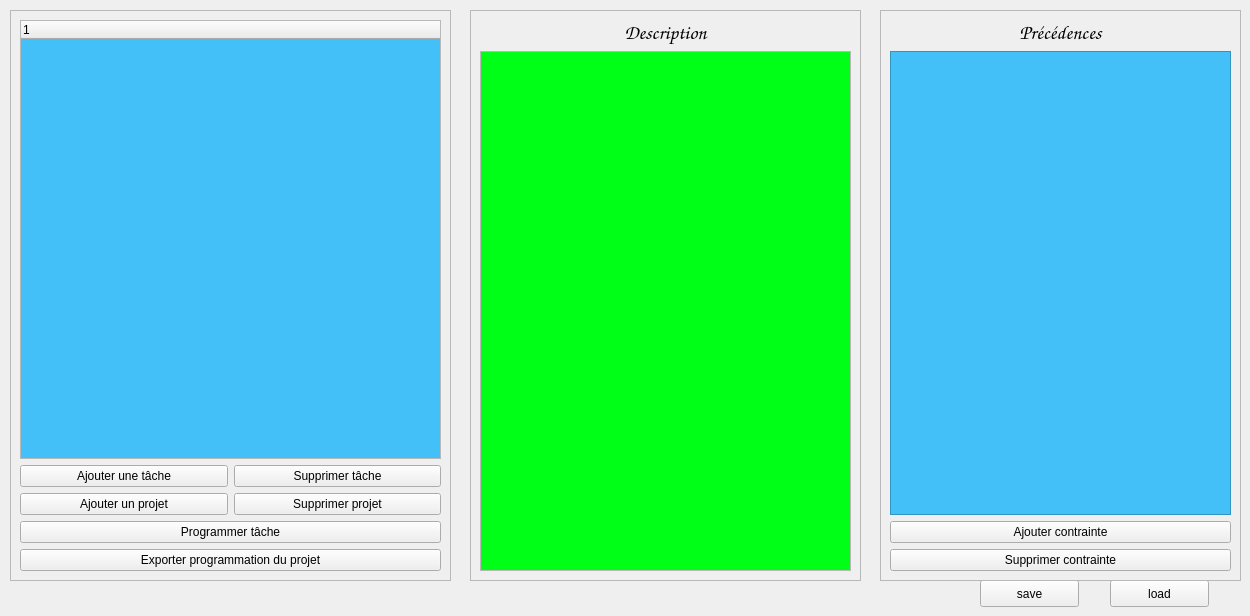
    <widget class="QWidget" name="tab_projets">
     <attribute name="title">
      <string>Projets</string>
     </attribute>
     <widget class="QPushButton" name="Bouton_load">
      <property name="geometry">
       <rect>
        <x>1110</x>
        <y>580</y>
        <width>99</width>
        <height>27</height>
       </rect>
      </property>
      <property name="text">
       <string>load</string>
      </property>
     </widget>
     <widget class="QPushButton" name="Bouton_save">
      <property name="geometry">
       <rect>
        <x>980</x>
        <y>580</y>
        <width>99</width>
        <height>27</height>
       </rect>
      </property>
      <property name="text">
       <string>save</string>
      </property>
     </widget>
     <widget class="QFrame" name="frame_2">
      <property name="geometry">
       <rect>
        <x>470</x>
        <y>10</y>
        <width>391</width>
        <height>571</height>
       </rect>
      </property>
      <property name="frameShape">
       <enum>QFrame::StyledPanel</enum>
      </property>
      <property name="frameShadow">
       <enum>QFrame::Raised</enum>
      </property>
      <widget class="QWidget" name="verticalLayoutWidget_2">
       <property name="geometry">
        <rect>
         <x>10</x>
         <y>10</y>
         <width>371</width>
         <height>551</height>
        </rect>
       </property>
       <layout class="QVBoxLayout" name="verticalLayout_2">
        <item>
         <widget class="QLabel" name="label">
          <property name="font">
           <font>
            <family>Comic Sans MS</family>
            <pointsize>15</pointsize>
            <weight>50</weight>
            <bold>false</bold>
           </font>
          </property>
          <property name="text">
           <string>Description</string>
          </property>
          <property name="alignment">
           <set>Qt::AlignCenter</set>
          </property>
         </widget>
        </item>
        <item>
         <widget class="QTextBrowser" name="descripteur">
          <property name="palette">
           <palette>
            <active>
             <colorrole role="Base">
              <brush brushstyle="SolidPattern">
               <color alpha="255">
                <red>0</red>
                <green>255</green>
                <blue>23</blue>
               </color>
              </brush>
             </colorrole>
            </active>
            <inactive>
             <colorrole role="Base">
              <brush brushstyle="SolidPattern">
               <color alpha="255">
                <red>0</red>
                <green>255</green>
                <blue>23</blue>
               </color>
              </brush>
             </colorrole>
            </inactive>
            <disabled>
             <colorrole role="Base">
              <brush brushstyle="SolidPattern">
               <color alpha="255">
                <red>255</red>
                <green>255</green>
                <blue>255</blue>
               </color>
              </brush>
             </colorrole>
            </disabled>
           </palette>
          </property>
          <property name="font">
           <font>
            <family>Comic Sans MS</family>
           </font>
          </property>
          <property name="autoFillBackground">
           <bool>false</bool>
          </property>
          <property name="html">
           <string>&lt;!DOCTYPE HTML PUBLIC &quot;-//W3C//DTD HTML 4.0//EN&quot; &quot;http://www.w3.org/TR/REC-html40/strict.dtd&quot;&gt;
&lt;html&gt;&lt;head&gt;&lt;meta name=&quot;qrichtext&quot; content=&quot;1&quot; /&gt;&lt;style type=&quot;text/css&quot;&gt;
p, li { white-space: pre-wrap; }
&lt;/style&gt;&lt;/head&gt;&lt;body style=&quot; font-family:'Comic Sans MS'; font-size:11pt; font-weight:400; font-style:normal;&quot;&gt;
&lt;p style=&quot;-qt-paragraph-type:empty; margin-top:0px; margin-bottom:0px; margin-left:0px; margin-right:0px; -qt-block-indent:0; text-indent:0px;&quot;&gt;&lt;br /&gt;&lt;/p&gt;&lt;/body&gt;&lt;/html&gt;</string>
          </property>
         </widget>
        </item>
       </layout>
      </widget>
     </widget>
     <widget class="QFrame" name="frame_3">
      <property name="geometry">
       <rect>
        <x>880</x>
        <y>10</y>
        <width>361</width>
        <height>571</height>
       </rect>
      </property>
      <property name="frameShape">
       <enum>QFrame::StyledPanel</enum>
      </property>
      <property name="frameShadow">
       <enum>QFrame::Raised</enum>
      </property>
      <widget class="QWidget" name="verticalLayoutWidget_3">
       <property name="geometry">
        <rect>
         <x>10</x>
         <y>10</y>
         <width>341</width>
         <height>551</height>
        </rect>
       </property>
       <layout class="QVBoxLayout" name="verticalLayout_10">
        <item>
         <widget class="QLabel" name="label_9">
          <property name="font">
           <font>
            <family>Comic Sans MS</family>
            <pointsize>15</pointsize>
           </font>
          </property>
          <property name="text">
           <string>Précédences</string>
          </property>
          <property name="alignment">
           <set>Qt::AlignCenter</set>
          </property>
         </widget>
        </item>
        <item>
         <widget class="QListWidget" name="listWidget_precedence">
          <property name="palette">
           <palette>
            <active>
             <colorrole role="WindowText">
              <brush brushstyle="SolidPattern">
               <color alpha="255">
                <red>0</red>
                <green>0</green>
                <blue>0</blue>
               </color>
              </brush>
             </colorrole>
             <colorrole role="Button">
              <brush brushstyle="SolidPattern">
               <color alpha="255">
                <red>66</red>
                <green>193</green>
                <blue>248</blue>
               </color>
              </brush>
             </colorrole>
             <colorrole role="Light">
              <brush brushstyle="SolidPattern">
               <color alpha="255">
                <red>185</red>
                <green>234</green>
                <blue>255</blue>
               </color>
              </brush>
             </colorrole>
             <colorrole role="Midlight">
              <brush brushstyle="SolidPattern">
               <color alpha="255">
                <red>125</red>
                <green>213</green>
                <blue>251</blue>
               </color>
              </brush>
             </colorrole>
             <colorrole role="Dark">
              <brush brushstyle="SolidPattern">
               <color alpha="255">
                <red>33</red>
                <green>96</green>
                <blue>124</blue>
               </color>
              </brush>
             </colorrole>
             <colorrole role="Mid">
              <brush brushstyle="SolidPattern">
               <color alpha="255">
                <red>44</red>
                <green>129</green>
                <blue>165</blue>
               </color>
              </brush>
             </colorrole>
             <colorrole role="Text">
              <brush brushstyle="SolidPattern">
               <color alpha="255">
                <red>0</red>
                <green>0</green>
                <blue>0</blue>
               </color>
              </brush>
             </colorrole>
             <colorrole role="BrightText">
              <brush brushstyle="SolidPattern">
               <color alpha="255">
                <red>255</red>
                <green>255</green>
                <blue>255</blue>
               </color>
              </brush>
             </colorrole>
             <colorrole role="ButtonText">
              <brush brushstyle="SolidPattern">
               <color alpha="255">
                <red>0</red>
                <green>0</green>
                <blue>0</blue>
               </color>
              </brush>
             </colorrole>
             <colorrole role="Base">
              <brush brushstyle="SolidPattern">
               <color alpha="255">
                <red>66</red>
                <green>192</green>
                <blue>247</blue>
               </color>
              </brush>
             </colorrole>
             <colorrole role="Window">
              <brush brushstyle="SolidPattern">
               <color alpha="255">
                <red>66</red>
                <green>193</green>
                <blue>248</blue>
               </color>
              </brush>
             </colorrole>
             <colorrole role="Shadow">
              <brush brushstyle="SolidPattern">
               <color alpha="255">
                <red>0</red>
                <green>0</green>
                <blue>0</blue>
               </color>
              </brush>
             </colorrole>
             <colorrole role="AlternateBase">
              <brush brushstyle="SolidPattern">
               <color alpha="255">
                <red>160</red>
                <green>224</green>
                <blue>251</blue>
               </color>
              </brush>
             </colorrole>
             <colorrole role="ToolTipBase">
              <brush brushstyle="SolidPattern">
               <color alpha="255">
                <red>255</red>
                <green>255</green>
                <blue>220</blue>
               </color>
              </brush>
             </colorrole>
             <colorrole role="ToolTipText">
              <brush brushstyle="SolidPattern">
               <color alpha="255">
                <red>0</red>
                <green>0</green>
                <blue>0</blue>
               </color>
              </brush>
             </colorrole>
            </active>
            <inactive>
             <colorrole role="WindowText">
              <brush brushstyle="SolidPattern">
               <color alpha="255">
                <red>0</red>
                <green>0</green>
                <blue>0</blue>
               </color>
              </brush>
             </colorrole>
             <colorrole role="Button">
              <brush brushstyle="SolidPattern">
               <color alpha="255">
                <red>66</red>
                <green>193</green>
                <blue>248</blue>
               </color>
              </brush>
             </colorrole>
             <colorrole role="Light">
              <brush brushstyle="SolidPattern">
               <color alpha="255">
                <red>185</red>
                <green>234</green>
                <blue>255</blue>
               </color>
              </brush>
             </colorrole>
             <colorrole role="Midlight">
              <brush brushstyle="SolidPattern">
               <color alpha="255">
                <red>125</red>
                <green>213</green>
                <blue>251</blue>
               </color>
              </brush>
             </colorrole>
             <colorrole role="Dark">
              <brush brushstyle="SolidPattern">
               <color alpha="255">
                <red>33</red>
                <green>96</green>
                <blue>124</blue>
               </color>
              </brush>
             </colorrole>
             <colorrole role="Mid">
              <brush brushstyle="SolidPattern">
               <color alpha="255">
                <red>44</red>
                <green>129</green>
                <blue>165</blue>
               </color>
              </brush>
             </colorrole>
             <colorrole role="Text">
              <brush brushstyle="SolidPattern">
               <color alpha="255">
                <red>0</red>
                <green>0</green>
                <blue>0</blue>
               </color>
              </brush>
             </colorrole>
             <colorrole role="BrightText">
              <brush brushstyle="SolidPattern">
               <color alpha="255">
                <red>255</red>
                <green>255</green>
                <blue>255</blue>
               </color>
              </brush>
             </colorrole>
             <colorrole role="ButtonText">
              <brush brushstyle="SolidPattern">
               <color alpha="255">
                <red>0</red>
                <green>0</green>
                <blue>0</blue>
               </color>
              </brush>
             </colorrole>
             <colorrole role="Base">
              <brush brushstyle="SolidPattern">
               <color alpha="255">
                <red>66</red>
                <green>192</green>
                <blue>247</blue>
               </color>
              </brush>
             </colorrole>
             <colorrole role="Window">
              <brush brushstyle="SolidPattern">
               <color alpha="255">
                <red>66</red>
                <green>193</green>
                <blue>248</blue>
               </color>
              </brush>
             </colorrole>
             <colorrole role="Shadow">
              <brush brushstyle="SolidPattern">
               <color alpha="255">
                <red>0</red>
                <green>0</green>
                <blue>0</blue>
               </color>
              </brush>
             </colorrole>
             <colorrole role="AlternateBase">
              <brush brushstyle="SolidPattern">
               <color alpha="255">
                <red>160</red>
                <green>224</green>
                <blue>251</blue>
               </color>
              </brush>
             </colorrole>
             <colorrole role="ToolTipBase">
              <brush brushstyle="SolidPattern">
               <color alpha="255">
                <red>255</red>
                <green>255</green>
                <blue>220</blue>
               </color>
              </brush>
             </colorrole>
             <colorrole role="ToolTipText">
              <brush brushstyle="SolidPattern">
               <color alpha="255">
                <red>0</red>
                <green>0</green>
                <blue>0</blue>
               </color>
              </brush>
             </colorrole>
            </inactive>
            <disabled>
             <colorrole role="WindowText">
              <brush brushstyle="SolidPattern">
               <color alpha="255">
                <red>33</red>
                <green>96</green>
                <blue>124</blue>
               </color>
              </brush>
             </colorrole>
             <colorrole role="Button">
              <brush brushstyle="SolidPattern">
               <color alpha="255">
                <red>66</red>
                <green>193</green>
                <blue>248</blue>
               </color>
              </brush>
             </colorrole>
             <colorrole role="Light">
              <brush brushstyle="SolidPattern">
               <color alpha="255">
                <red>185</red>
                <green>234</green>
                <blue>255</blue>
               </color>
              </brush>
             </colorrole>
             <colorrole role="Midlight">
              <brush brushstyle="SolidPattern">
               <color alpha="255">
                <red>125</red>
                <green>213</green>
                <blue>251</blue>
               </color>
              </brush>
             </colorrole>
             <colorrole role="Dark">
              <brush brushstyle="SolidPattern">
               <color alpha="255">
                <red>33</red>
                <green>96</green>
                <blue>124</blue>
               </color>
              </brush>
             </colorrole>
             <colorrole role="Mid">
              <brush brushstyle="SolidPattern">
               <color alpha="255">
                <red>44</red>
                <green>129</green>
                <blue>165</blue>
               </color>
              </brush>
             </colorrole>
             <colorrole role="Text">
              <brush brushstyle="SolidPattern">
               <color alpha="255">
                <red>33</red>
                <green>96</green>
                <blue>124</blue>
               </color>
              </brush>
             </colorrole>
             <colorrole role="BrightText">
              <brush brushstyle="SolidPattern">
               <color alpha="255">
                <red>255</red>
                <green>255</green>
                <blue>255</blue>
               </color>
              </brush>
             </colorrole>
             <colorrole role="ButtonText">
              <brush brushstyle="SolidPattern">
               <color alpha="255">
                <red>33</red>
                <green>96</green>
                <blue>124</blue>
               </color>
              </brush>
             </colorrole>
             <colorrole role="Base">
              <brush brushstyle="SolidPattern">
               <color alpha="255">
                <red>66</red>
                <green>193</green>
                <blue>248</blue>
               </color>
              </brush>
             </colorrole>
             <colorrole role="Window">
              <brush brushstyle="SolidPattern">
               <color alpha="255">
                <red>66</red>
                <green>193</green>
                <blue>248</blue>
               </color>
              </brush>
             </colorrole>
             <colorrole role="Shadow">
              <brush brushstyle="SolidPattern">
               <color alpha="255">
                <red>0</red>
                <green>0</green>
                <blue>0</blue>
               </color>
              </brush>
             </colorrole>
             <colorrole role="AlternateBase">
              <brush brushstyle="SolidPattern">
               <color alpha="255">
                <red>66</red>
                <green>193</green>
                <blue>248</blue>
               </color>
              </brush>
             </colorrole>
             <colorrole role="ToolTipBase">
              <brush brushstyle="SolidPattern">
               <color alpha="255">
                <red>255</red>
                <green>255</green>
                <blue>220</blue>
               </color>
              </brush>
             </colorrole>
             <colorrole role="ToolTipText">
              <brush brushstyle="SolidPattern">
               <color alpha="255">
                <red>0</red>
                <green>0</green>
                <blue>0</blue>
               </color>
              </brush>
             </colorrole>
            </disabled>
           </palette>
          </property>
         </widget>
        </item>
        <item>
         <widget class="QPushButton" name="Bouton_ajout_precedence">
          <property name="text">
           <string>Ajouter contrainte</string>
          </property>
         </widget>
        </item>
        <item>
         <widget class="QPushButton" name="Bouton_supprimer_precedence">
          <property name="text">
           <string>Supprimer contrainte</string>
          </property>
         </widget>
        </item>
       </layout>
      </widget>
     </widget>
     <widget class="QFrame" name="frame_4">
      <property name="geometry">
       <rect>
        <x>10</x>
        <y>10</y>
        <width>441</width>
        <height>571</height>
       </rect>
      </property>
      <property name="frameShape">
       <enum>QFrame::StyledPanel</enum>
      </property>
      <property name="frameShadow">
       <enum>QFrame::Raised</enum>
      </property>
      <widget class="QWidget" name="verticalLayoutWidget">
       <property name="geometry">
        <rect>
         <x>10</x>
         <y>10</y>
         <width>421</width>
         <height>551</height>
        </rect>
       </property>
       <layout class="QVBoxLayout" name="verticalLayout">
        <item>
         <widget class="QTreeWidget" name="treeWidget">
          <property name="palette">
           <palette>
            <active>
             <colorrole role="Base">
              <brush brushstyle="SolidPattern">
               <color alpha="255">
                <red>66</red>
                <green>192</green>
                <blue>247</blue>
               </color>
              </brush>
             </colorrole>
             <colorrole role="Highlight">
              <brush brushstyle="SolidPattern">
               <color alpha="255">
                <red>0</red>
                <green>249</green>
                <blue>10</blue>
               </color>
              </brush>
             </colorrole>
            </active>
            <inactive>
             <colorrole role="Base">
              <brush brushstyle="SolidPattern">
               <color alpha="255">
                <red>66</red>
                <green>192</green>
                <blue>247</blue>
               </color>
              </brush>
             </colorrole>
             <colorrole role="Highlight">
              <brush brushstyle="SolidPattern">
               <color alpha="255">
                <red>0</red>
                <green>249</green>
                <blue>10</blue>
               </color>
              </brush>
             </colorrole>
            </inactive>
            <disabled>
             <colorrole role="Base">
              <brush brushstyle="SolidPattern">
               <color alpha="255">
                <red>255</red>
                <green>255</green>
                <blue>255</blue>
               </color>
              </brush>
             </colorrole>
             <colorrole role="Highlight">
              <brush brushstyle="SolidPattern">
               <color alpha="255">
                <red>240</red>
                <green>240</green>
                <blue>240</blue>
               </color>
              </brush>
             </colorrole>
            </disabled>
           </palette>
          </property>
          <property name="autoExpandDelay">
           <number>-1</number>
          </property>
          <property name="animated">
           <bool>true</bool>
          </property>
          <property name="wordWrap">
           <bool>true</bool>
          </property>
          <column>
           <property name="text">
            <string notr="true">1</string>
           </property>
          </column>
         </widget>
        </item>
        <item>
         <layout class="QHBoxLayout" name="horizontalLayout">
          <property name="sizeConstraint">
           <enum>QLayout::SetDefaultConstraint</enum>
          </property>
          <item>
           <widget class="QPushButton" name="Bouton_ajouter_tache">
            <property name="text">
             <string>Ajouter une tâche</string>
            </property>
           </widget>
          </item>
          <item>
           <widget class="QPushButton" name="Bouton_supprimer_tache">
            <property name="text">
             <string>Supprimer tâche</string>
            </property>
            <property name="flat">
             <bool>false</bool>
            </property>
           </widget>
          </item>
         </layout>
        </item>
        <item>
         <layout class="QHBoxLayout" name="horizontalLayout_2">
          <property name="sizeConstraint">
           <enum>QLayout::SetDefaultConstraint</enum>
          </property>
          <item>
           <widget class="QPushButton" name="Bouton_ajouter_projet">
            <property name="text">
             <string>Ajouter un projet</string>
            </property>
           </widget>
          </item>
          <item>
           <widget class="QPushButton" name="Bouton_supprimer_projet">
            <property name="text">
             <string>Supprimer projet</string>
            </property>
           </widget>
          </item>
         </layout>
        </item>
        <item>
         <widget class="QPushButton" name="Bouton_programmer_tache">
          <property name="text">
           <string>Programmer tâche</string>
          </property>
         </widget>
        </item>
        <item>
         <widget class="QPushButton" name="Bouton_exporter_programmation_projet">
          <property name="text">
           <string>Exporter programmation du projet</string>
          </property>
         </widget>
        </item>
       </layout>
      </widget>
     </widget>
    </widget>
